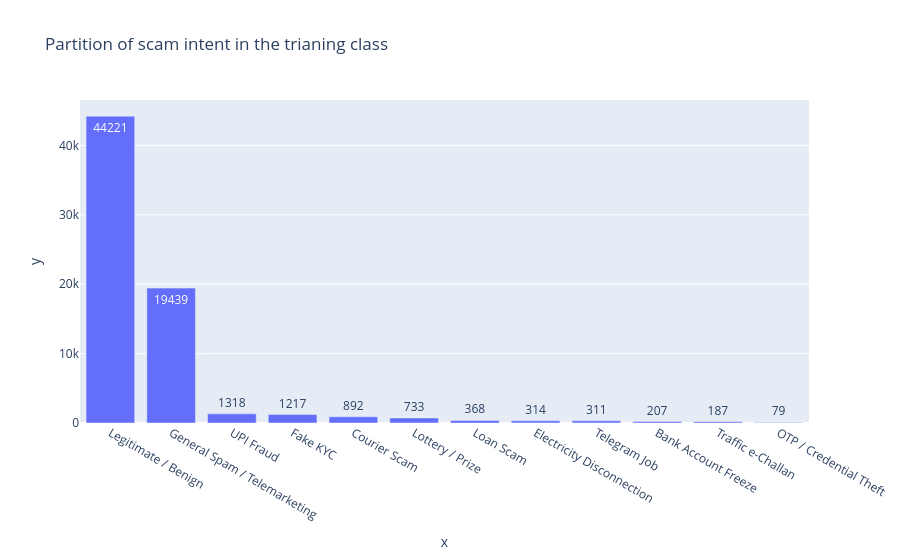

Here is the notebook cell this chart was saved with:
### Code cell
scam_intent = train_df["head2_scam_intent"].value_counts()

px.bar(
    x=scam_intent.keys(),
    y=scam_intent.values,
    title="Partition of scam intent in the trianing class",
    text_auto=".0f"
)

### Figure 1 — Plotly figure (JSON) as saved in the notebook; plotly's stock layout.template omitted (floating-point values rounded to 4 significant figures)
{"data": [{"hovertemplate": "x=%{x}<br>y=%{y}<extra></extra>", "legendgroup": "", "marker": {"color": "#636efa", "pattern": {"shape": ""}}, "name": "", "orientation": "v", "showlegend": false, "textposition": "auto", "texttemplate": "%{y:.0f}", "type": "bar", "x": ["Legitimate / Benign", "General Spam / Telemarketing", "UPI Fraud", "Fake KYC", "Courier Scam", "Lottery / Prize", "Loan Scam", "Electricity Disconnection", "Telegram Job", "Bank Account Freeze", "Traffic e-Challan", "OTP / Credential Theft"], "xaxis": "x", "y": [44221, 19439, 1318, 1217, 892, 733, 368, 314, 311, 207, 187, 79], "yaxis": "y"}], "layout": {"barmode": "relative", "legend": {"tracegroupgap": 0}, "title": {"text": "Partition of scam intent in the trianing class"}, "xaxis": {"anchor": "y", "domain": [0, 1], "title": {"text": "x"}}, "yaxis": {"anchor": "x", "domain": [0, 1], "title": {"text": "y"}}}}
